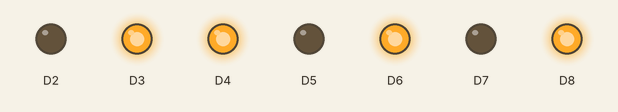
A sketch run on a simulated Arduino Zero (SAMD21). Shown: output pins drawn as LEDs (lit = HIGH).

Above: at 0.1 s.
Timing chart, 0 to 1.6 s (numbered marks = the images above):
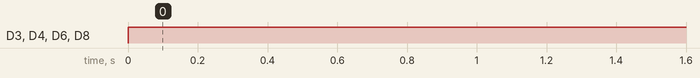

Measured:
- by itself, D3, D4, D6, D8: LOW → HIGH at 0.00 s

The sketch:

motor.ino
```cpp
void setup() {
  // put your setup code here, to run once:
  pinMode(2,OUTPUT);
  pinMode(3,OUTPUT);
  pinMode(4,OUTPUT);
  pinMode(5,OUTPUT);
    pinMode(6,OUTPUT);
  pinMode(7,OUTPUT);
    pinMode(8,OUTPUT);
  analogWriteFreq(500000);
  analogWriteResolution(8);

}

void loop() {
 digitalWrite(5,LOW);
 digitalWrite(3,HIGH);
  // analogWrite( 3,255);
  digitalWrite(4,HIGH);
  // analogWrite( 6,150);
  digitalWrite(6,HIGH);
 digitalWrite(7,LOW);
 digitalWrite(8,HIGH);
  // digitalWrite(7,HIGH);


}
```
